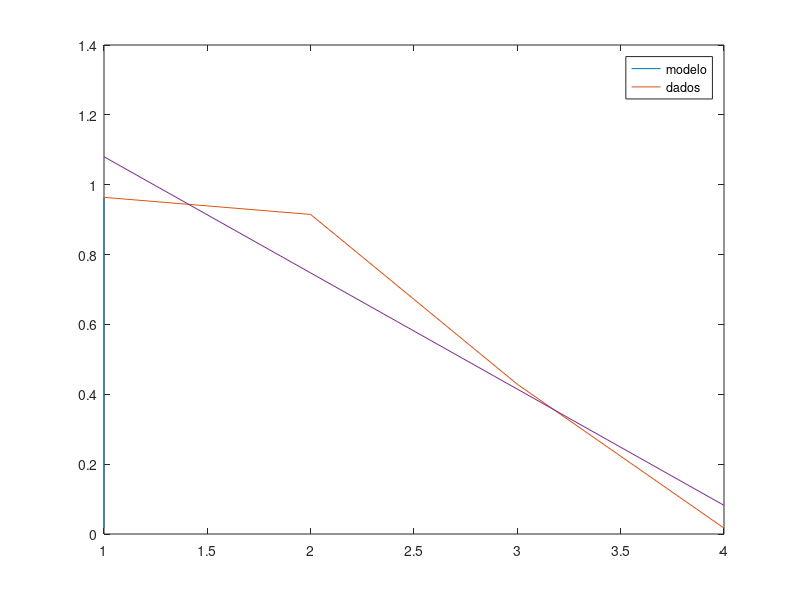

The MATLAB source for this figure:
clear all;clc;

x = [1,1;1,2;1,3;1,4]

y = (2*x+1) 

y = y(:,2)

y = rand(1,4).'

step1 = x.'*x

#Sums of products between each independente variabile in turn and the dependent variable
step2 = x.'*y
step3 = (x.'*x)^-1

#Normal Equation
betaHat1 = (x.'*x)-(x.'*y)
betaHat2 = (x.'*x)^-1*(x.'*y)

clf reset

plot (x,y)


hold on

z = betaHat2(1,1)+betaHat2(2,1)*x

plot(x,z)

hold

legend("modelo","dados")